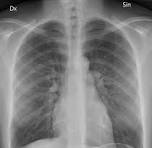
#> input picture sample.jpg, 152 x 148 px
$ python clahe.py
#> lines starting #> are read from the running program, lines starting #| are printed output that depends on the picture
import cv2

img = cv2.imread("sample.jpg", 0)
#> img is the input picture: shape (148, 152); min 0, max 212, mean 126.9

clahe = cv2.createCLAHE(clipLimit=2.0, tileGridSize=(8,8))

enhanced = clahe.apply(img)
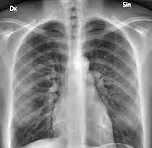
#> enhanced: shape (148, 152); min 2, max 255, mean 137.4

cv2.imshow("Original", img)
cv2.imshow("CLAHE Enhanced", enhanced)

cv2.waitKey(0)
cv2.destroyAllWindows()
